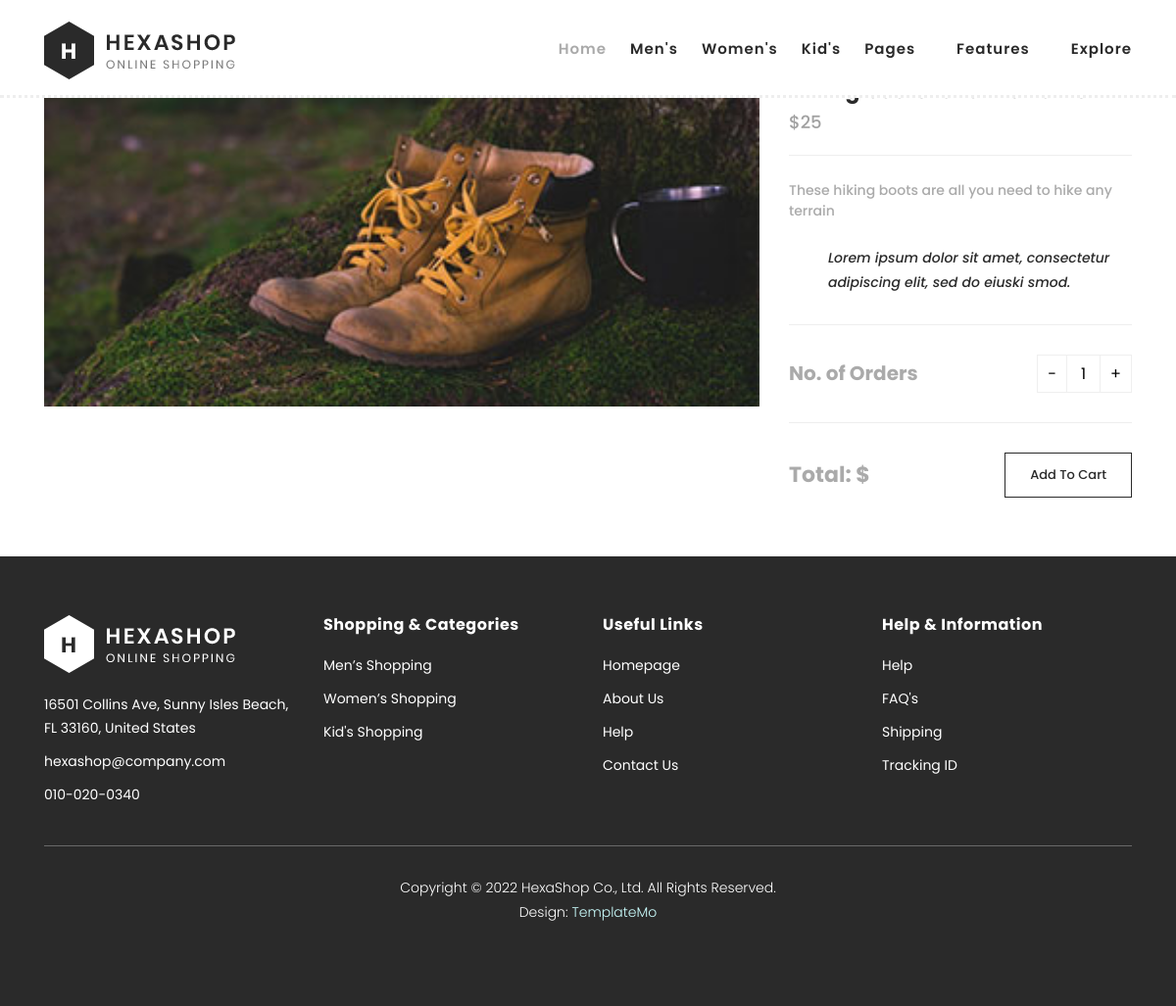
Page /product/1 on the committed database.
### home_app/models.py (models this page shows)
class Collection(models.Model):
  img = models.ImageField(upload_to='products')
  title = models.CharField(max_length=100)
  price = models.IntegerField()
  desc = models.TextField()
  reviews = models.IntegerField()

### home_app/views.py (the view)
# urls.py: path('product/<int:id>', views.view_product, name="view_product")
def view_product(request, id):
  product_id = Collection.objects.get(id=id)
  return render(request, 'checkout.html', {'product_id': product_id})

### templates/checkout.html (shortened to what this page needs)
{% load static %}
<!DOCTYPE html>
<html lang="en">
  <head>
    <link rel="stylesheet" type="text/css" href="{% static 'assets/css/bootstrap.min.css' %}">
    <link rel="stylesheet" type="text/css" href="{% static 'assets/css/font-awesome.css' %}">
    <link rel="stylesheet" href="{% static 'assets/css/templatemo-hexashop.css' %}">
    <link rel="stylesheet" href="{% static 'assets/css/owl-carousel.css' %}">
    <link rel="stylesheet" href="{% static 'assets/css/lightbox.css' %}">
    </head>
    <body>
    <header class="header-area header-sticky">
        <div class="container">
            <div class="row">
                <div class="col-12">
                    <nav class="main-nav">
                        <a href="index.html" class="logo">
                            <img src="{% static 'assets/images/logo.png' %}">
                        </a>
                        <ul class="nav">
                            <li class="scroll-to-section"><a href="/" class="active">Home</a></li>
                            <li class="scroll-to-section"><a href="index.html">Men's</a></li>
                            <li class="scroll-to-section"><a href="index.html">Women's</a></li>
                            <li class="scroll-to-section"><a href="index.html">Kid's</a></li>
                            <li class="submenu">
                                <a href="javascript:;">Pages</a>
                            </li>
                            <li class="submenu">
                                <a href="javascript:;">Features</a>
                            </li>
                            <li class="scroll-to-section"><a href="index.html">Explore</a></li>
                        </ul>
                    </nav>
                </div>
            </div>
        </div>
    </header>
    <section class="section" id="product">
        <div class="container">
            <div class="row">
                <div class="col-lg-8">
                <div class="left-images">
                    <img src="{{product_id.img.url}}" alt="">
                </div>
            </div>
            <div class="col-lg-4">
                <div class="right-content">
                    <h4>{{product_id.title}}</h4>
                    <span class="price">${{product_id.price}}</span>
                    <ul class="stars">
                        <li></li>
                        <li></li>
                        <li></li>
                        <li></li>
                        <li></li>
                    </ul>
                    <span>{{product_id.desc}}</span>
                    <div class="quote">
                        <i class="fa fa-quote-left"></i><p>Lorem ipsum dolor sit amet, consectetur adipiscing elit, sed do eiuski smod.</p>
                    </div>
                    <div class="quantity-content">
                        <div class="left-content">
                            <h6>No. of Orders</h6>
                        </div>
                        <div class="right-content">
                            <div class="quantity buttons_added">
                                <input type="button" value="-" class="minus"><input type="number" step="1" min="1" max="" name="quantity" value="1" title="Qty" class="input-text qty text" size="4" pattern="" inputmode=""><input type="button" value="+" class="plus">
                            </div>
                        </div>
                    </div>
                    <div class="total">
                        <h4>Total: ${{total_price}}</h4>
                        <div class="main-border-button"><a href="#">Add To Cart</a></div>
                    </div>
                </div>
            </div>
            </div>
        </div>
    </section>
    <footer>
        <div class="container">
            <div class="row">
                <div class="col-lg-3">
                    <div class="first-item">
                        <div class="logo">
                            <img src="{% static 'assets/images/white-logo.png' %}" alt="hexashop ecommerce templatemo">
                        </div>
                        <ul>
                            <li><a href="#">16501 Collins Ave, Sunny Isles Beach, FL 33160, United States</a></li>
                            <li><a href="#">hexashop@company.com</a></li>
                            <li><a href="#">010-020-0340</a></li>
                        </ul>
                    </div>
                </div>
                <div class="col-lg-3">
                    <h4>Shopping &amp; Categories</h4>
                    <ul>
                        <li><a href="#">Men’s Shopping</a></li>
                        <li><a href="#">Women’s Shopping</a></li>
                        <li><a href="#">Kid's Shopping</a></li>
                    </ul>
                </div>
                <div class="col-lg-3">
                    <h4>Useful Links</h4>
                    <ul>
                        <li><a href="#">Homepage</a></li>
                        <li><a href="#">About Us</a></li>
                        <li><a href="#">Help</a></li>
                        <li><a href="#">Contact Us</a></li>
                    </ul>
                </div>
                <div class="col-lg-3">
                    <h4>Help &amp; Information</h4>
                    <ul>
                        <li><a href="#">Help</a></li>
                        <li><a href="#">FAQ's</a></li>
                        <li><a href="#">Shipping</a></li>
                        <li><a href="#">Tracking ID</a></li>
                    </ul>
                </div>
                <div class="col-lg-12">
                    <div class="under-footer">
                        <p>Copyright © 2022 HexaShop Co., Ltd. All Rights Reserved.
                        <br>Design: <a href="https://templatemo.com" target="_parent" title="free css templates">TemplateMo</a></p>
                        <ul>
                            <li><a href="#"><i class="fa fa-facebook"></i></a></li>
                            <li><a href="#"><i class="fa fa-twitter"></i></a></li>
                            <li><a href="#"><i class="fa fa-linkedin"></i></a></li>
                            <li><a href="#"><i class="fa fa-behance"></i></a></li>
                        </ul>
                    </div>
                </div>
            </div>
        </div>
    </footer>
  </body>
</html>

### rows in the picture
Collection: img (picture), price "25", desc "These hiking boots are all you need to hike any terrain"
